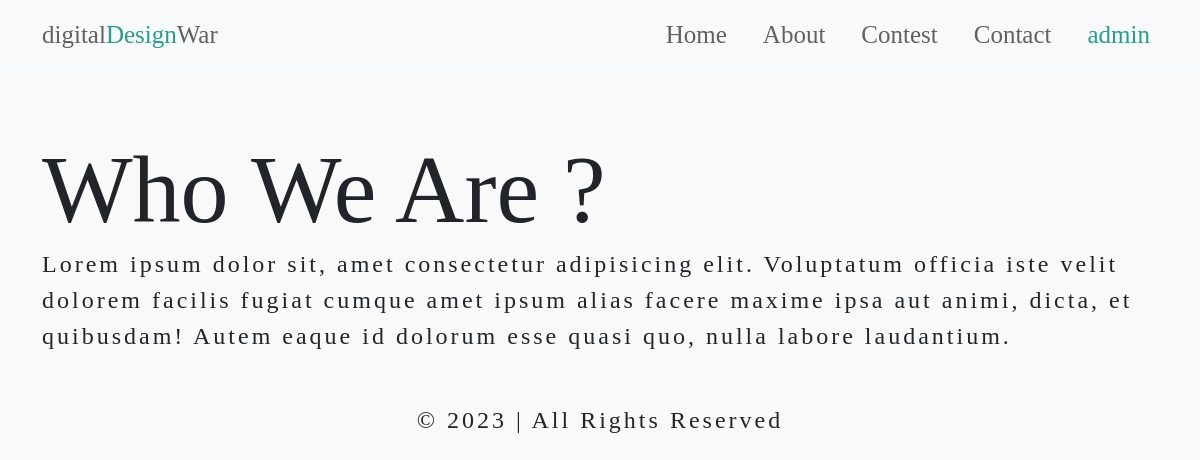
Screenshot of /about (signed in) with the database file from the repository.
### website/models.py (models this page shows, shortened)
class About(models.Model):
    banner = models.FileField(upload_to="about/", null=True, blank=True)
    heading = models.TextField()
    content = models.TextField()

### website/views.py (the view)
# urls.py: path("about", views.about, name="about"),
def about(request):
    data = About.objects.all()
    context = {
        "data":data
    }
    return render(request, 'pages/about.html', context)

### template/pages/about.html (shortened to what this page needs)
{% extends "../base.html" %}
{% block content %}
{% for data in data %}
<div class="container my-5">
    <h1>{{data.heading}}</h1>
    <p>{{data.content}}</p>
</div>
{% endfor %}
{% endblock content %}

### template/base.html (shortened to what this page needs)
<!DOCTYPE html>
<html lang="en">
  <head>
    {% load static %}
    <link rel="stylesheet" href="{% static "assets/css/icons.css" %}" />
    <link rel="stylesheet" href="{% static "assets/css/bootstrap.css" %}" />
    <link rel="stylesheet" href="{% static "assets/css/style.css" %}" />
    <link rel="stylesheet" href="{% static "assets/css/animation.css" %}" />
    <link
      rel="stylesheet"
      href="https://cdn.jsdelivr.net/npm/swiper@10/swiper-bundle.min.css"
    />
  </head>
  <body>
    <div id="main">
      <nav class="navbar navbar-expand-lg bg-light">
        <div class="container">
          <a class="navbar-brand" href="#">digital<span>Design</span>War</a>
          <div class="collapse navbar-collapse justify-content-end" id="navbarNav">
            <ul class="navbar-nav">
              <li class="nav-item">
                <a class="nav-link active" aria-current="page" href="/">Home</a>
              </li>
              <li class="nav-item">
                <a class="nav-link" href="/about">About</a>
              </li>
              <li class="nav-item">
                <a class="nav-link" href="/contest">Contest</a>
              </li>
              <li class="nav-item">
                <a class="nav-link" href="/contact">Contact</a>
              </li>
              {% if user.is_authenticated %}
              <li class="nav-item">
                <a class="nav-link" href=""><span>{{user.username}}</span></a>
              </li>
              {% else %}
              <li class="nav-item">
                <a class="nav-link" href="/login">Login</a>
              </li>
              {% endif %}
            </ul>
          </div>
        </div>
      </nav>
     {% block content %}{% endblock content %}
    </div>
    <div class="container-fluid mt-5">
      <p class="text-center">
        &copy; 2023 | All Rights Reserved
      </p>
    </div>
  </body>
</html>

### static/assets/css/style.css (style rules this page uses)
* { margin: 0; padding: 0; box-sizing: border-box; text-decoration: none !important; list-style: none; }
:root { --main: #289E8A; --black: #000000; --white: #ffffff; --grey: #606163; }
html, body { background-color: #f9f9f9 !important; }
h1, h2, h3, h4, h5, h6, a { font-family: mainFont; }
nav { text-align: center; }
nav ul { gap: 20px; }
nav a { font-size: 25px !important; color: var(--grey) !important; }
p { font-family: mainFont; font-size: 2vw; letter-spacing: 3px; }
span { color: var(--main); }
h1 { font-size: 8vw; line-height: 8vw; }

### static/assets/css/animation.css (style rules this page uses)
:root { --mousefollowercolor:#000 }
body { background-color:#fff }

### rows the page displays
About: heading "Who We Are ?", content "Lorem ipsum dolor sit, amet consectetur adipisicing elit. Voluptatum officia iste velit dolorem facilis fugiat cumque amet ipsum alias facere maxime ipsa aut animi, dicta, et quibusdam! Autem eaque id dolorum esse quasi quo, nulla labore laudantium."

### other values shown
{{ user.username }} "admin"
